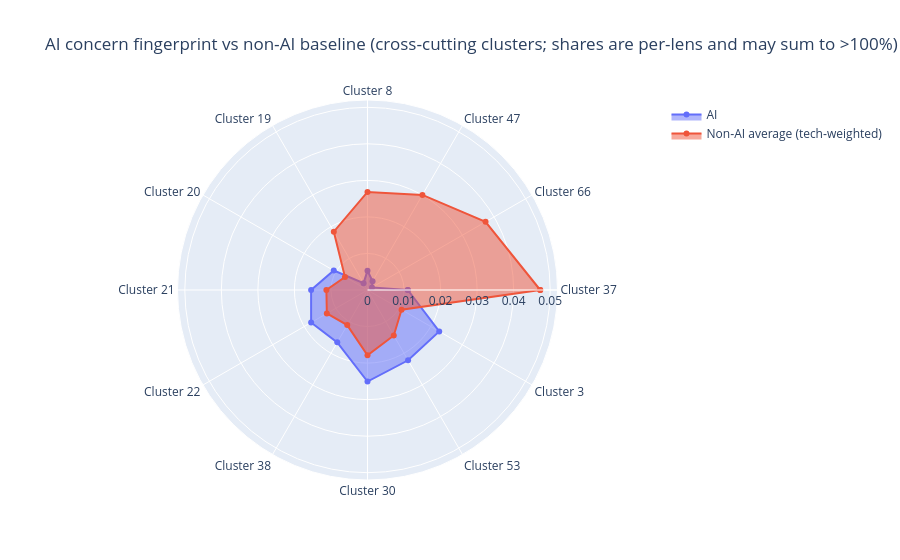

Source (notebook cell):
### Markdown cell above
## Figure 2: AI vs non-AI concern lens radar chart


This cell visualises the lens-level distinctiveness (layer 1 of R2
evidence) as a radar chart: AI's per-lens mean affinity against the
technology-weighted non-AI baseline. Both baselines (tech-weighted
and doc-weighted) can be read against each other in Table 2 Panel B
below.

### Code cell
# @title Visualise AI concern fingerprint (AI vs non-AI)

TECH_COL = 'technology_meta'

if 'AI' in profiles_df.index and len(non_ai_avg) > 0:
    show_status("Creating AI fingerprint radar (AI vs non-AI)...")

    diff = (profiles_df.loc['AI'] - non_ai_avg).sort_values()
    top_low = diff.head(5).index.tolist()
    top_high = diff.tail(7).index.tolist()
    selected = top_low + top_high

    # Human-friendly labels
    def pretty_cluster(cid):
        return CLUSTER_LABELS.get(cid, f"Cluster {cid}")

    categories = [pretty_cluster(c) for c in selected]
    ai_vals = profiles_df.loc['AI', selected].tolist()
    base_vals = non_ai_avg[selected].tolist()

    categories_loop = categories + [categories[0]]
    ai_loop = ai_vals + [ai_vals[0]]
    base_loop = base_vals + [base_vals[0]]

    fig = go.Figure()
    fig.add_trace(go.Scatterpolar(r=ai_loop, theta=categories_loop, fill='toself', name='AI'))
    fig.add_trace(go.Scatterpolar(r=base_loop, theta=categories_loop, fill='toself', name='Non‑AI average (tech‑weighted)'))
    fig.update_layout(
        polar=dict(radialaxis=dict(visible=True, range=[0, max(ai_loop+base_loop)*1.1])),
        title="AI concern fingerprint vs non‑AI baseline (cross‑cutting clusters; shares are per-lens and may sum to >100%)"
    )
    fig.write_html(OUTPUT_FOLDER / "ai_vs_nonai_concern_radar.html")
# v18: also save a static PNG copy for paper use (requires kaleido package)
try:
    fig.write_image(OUTPUT_FOLDER / "ai_vs_nonai_concern_radar.png", width=900, height=700, scale=2)
except Exception as _e:
    print(f"Note: PNG export failed ({_e}); HTML version still saved.")
    print("If you need PNG, install kaleido: !pip install -q kaleido")
    fig.show()

show_complete("AI fingerprint radar created")

### Figure 1 — Plotly figure (JSON) as saved in the notebook; plotly's stock layout.template omitted (floating-point values rounded to 4 significant figures)
{"data": [{"fill": "toself", "name": "AI", "r": [0.01103, 0.001417, 0.002759, 0.005293, 0.002162, 0.01066, 0.01543, 0.01782, 0.01655, 0.02505, 0.02222, 0.02266, 0.01103], "theta": ["Cluster 37", "Cluster 66", "Cluster 47", "Cluster 8", "Cluster 19", "Cluster 20", "Cluster 21", "Cluster 22", "Cluster 38", "Cluster 30", "Cluster 53", "Cluster 3", "Cluster 37"], "type": "scatterpolar"}, {"fill": "toself", "name": "Non‑AI average (tech‑weighted)", "r": [0.04727, 0.03731, 0.03006, 0.02684, 0.01844, 0.007121, 0.01125, 0.01285, 0.0111, 0.01789, 0.01438, 0.01076, 0.04727], "theta": ["Cluster 37", "Cluster 66", "Cluster 47", "Cluster 8", "Cluster 19", "Cluster 20", "Cluster 21", "Cluster 22", "Cluster 38", "Cluster 30", "Cluster 53", "Cluster 3", "Cluster 37"], "type": "scatterpolar"}], "layout": {"polar": {"radialaxis": {"range": [0, 0.052], "visible": true}}, "title": {"text": "AI concern fingerprint vs non‑AI baseline (cross‑cutting clusters; shares are per-lens and may sum to >100%)"}}}
